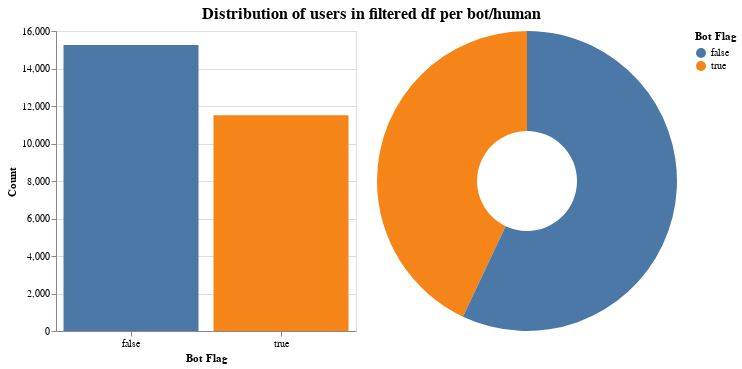

This figure's notebook cell:
### Code cell
plot_user_distributions(df, "filtered df")

### Figure 1 — Vega-Lite specification as saved in the notebook (floating-point values rounded to 4 significant figures)
{"config": {"view": {"continuousWidth": 300, "continuousHeight": 300}}, "hconcat": [{"mark": {"type": "bar"}, "encoding": {"color": {"field": "bot", "type": "nominal"}, "x": {"axis": {"labelAngle": 0}, "field": "bot", "title": "Bot Flag", "type": "nominal"}, "y": {"field": "count", "title": "Count", "type": "quantitative"}}, "height": 300, "width": 300}, {"mark": {"type": "arc", "innerRadius": 50}, "encoding": {"color": {"field": "bot", "title": "Bot Flag", "type": "nominal"}, "theta": {"field": "count", "title": "Count", "type": "quantitative"}, "tooltip": [{"field": "count", "title": "Count", "type": "quantitative"}, {"field": "pct", "format": "0.2%", "title": "Ratio", "type": "quantitative"}]}, "height": 300, "width": 300}], "data": {"name": "data-cc4133d88a62b6078b4e3eeae4d9fb1f"}, "title": {"text": "Distribution of users in filtered df per bot/human", "anchor": "middle", "fontSize": 16}, "$schema": "https://vega.github.io/schema/vega-lite/v5.20.1.json", "datasets": {"data-cc4133d88a62b6078b4e3eeae4d9fb1f": [{"bot": true, "count": 11501, "pct": 0.4298}, {"bot": false, "count": 15259, "pct": 0.5702}]}}
